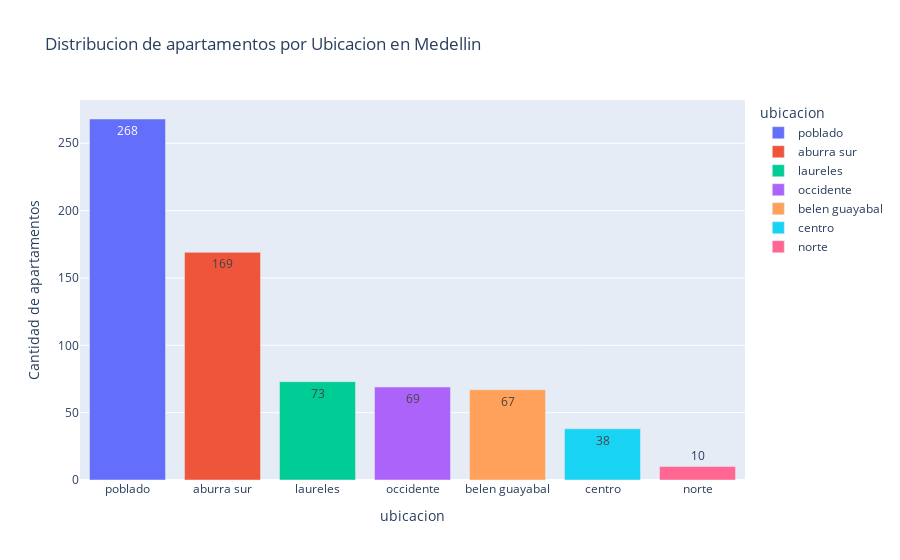

Notebook source saved alongside this figure:
### Code cell
#Crea un gráfico de barras para la variable ubicacion.
fig = px.bar(freq_ubicacion,
             x=freq_ubicacion.index,
             y=freq_ubicacion.values,
             title="Distribucion de apartamentos por Ubicacion en Medellin",
             labels={'x':'Ubicacion', 'y':'Cantidad de apartamentos'},
             color=freq_ubicacion.index,
             text_auto=True)
fig.update_layout(coloraxis_showscale=False)
fig.show()

### Figure 1 — Plotly figure (JSON) as saved in the notebook; plotly's stock layout.template omitted (floating-point values rounded to 4 significant figures)
{"data": [{"hovertemplate": "ubicacion=%{x}<br>Cantidad de apartamentos=%{y}<extra></extra>", "legendgroup": "poblado", "marker": {"color": "#636efa", "pattern": {"shape": ""}}, "name": "poblado", "orientation": "v", "showlegend": true, "textposition": "auto", "texttemplate": "%{y}", "type": "bar", "x": ["poblado"], "xaxis": "x", "y": [268], "yaxis": "y"}, {"hovertemplate": "ubicacion=%{x}<br>Cantidad de apartamentos=%{y}<extra></extra>", "legendgroup": "aburra sur", "marker": {"color": "#EF553B", "pattern": {"shape": ""}}, "name": "aburra sur", "orientation": "v", "showlegend": true, "textposition": "auto", "texttemplate": "%{y}", "type": "bar", "x": ["aburra sur"], "xaxis": "x", "y": [169], "yaxis": "y"}, {"hovertemplate": "ubicacion=%{x}<br>Cantidad de apartamentos=%{y}<extra></extra>", "legendgroup": "laureles", "marker": {"color": "#00cc96", "pattern": {"shape": ""}}, "name": "laureles", "orientation": "v", "showlegend": true, "textposition": "auto", "texttemplate": "%{y}", "type": "bar", "x": ["laureles"], "xaxis": "x", "y": [73], "yaxis": "y"}, {"hovertemplate": "ubicacion=%{x}<br>Cantidad de apartamentos=%{y}<extra></extra>", "legendgroup": "occidente", "marker": {"color": "#ab63fa", "pattern": {"shape": ""}}, "name": "occidente", "orientation": "v", "showlegend": true, "textposition": "auto", "texttemplate": "%{y}", "type": "bar", "x": ["occidente"], "xaxis": "x", "y": [69], "yaxis": "y"}, {"hovertemplate": "ubicacion=%{x}<br>Cantidad de apartamentos=%{y}<extra></extra>", "legendgroup": "belen guayabal", "marker": {"color": "#FFA15A", "pattern": {"shape": ""}}, "name": "belen guayabal", "orientation": "v", "showlegend": true, "textposition": "auto", "texttemplate": "%{y}", "type": "bar", "x": ["belen guayabal"], "xaxis": "x", "y": [67], "yaxis": "y"}, {"hovertemplate": "ubicacion=%{x}<br>Cantidad de apartamentos=%{y}<extra></extra>", "legendgroup": "centro", "marker": {"color": "#19d3f3", "pattern": {"shape": ""}}, "name": "centro", "orientation": "v", "showlegend": true, "textposition": "auto", "texttemplate": "%{y}", "type": "bar", "x": ["centro"], "xaxis": "x", "y": [38], "yaxis": "y"}, {"hovertemplate": "ubicacion=%{x}<br>Cantidad de apartamentos=%{y}<extra></extra>", "legendgroup": "norte", "marker": {"color": "#FF6692", "pattern": {"shape": ""}}, "name": "norte", "orientation": "v", "showlegend": true, "textposition": "auto", "texttemplate": "%{y}", "type": "bar", "x": ["norte"], "xaxis": "x", "y": [10], "yaxis": "y"}], "layout": {"barmode": "relative", "coloraxis": {"showscale": false}, "legend": {"title": {"text": "ubicacion"}, "tracegroupgap": 0}, "title": {"text": "Distribucion de apartamentos por Ubicacion en Medellin"}, "xaxis": {"anchor": "y", "categoryarray": ["poblado", "aburra sur", "laureles", "occidente", "belen guayabal", "centro", "norte"], "categoryorder": "array", "domain": [0, 1], "title": {"text": "ubicacion"}}, "yaxis": {"anchor": "x", "domain": [0, 1], "title": {"text": "Cantidad de apartamentos"}}}}
